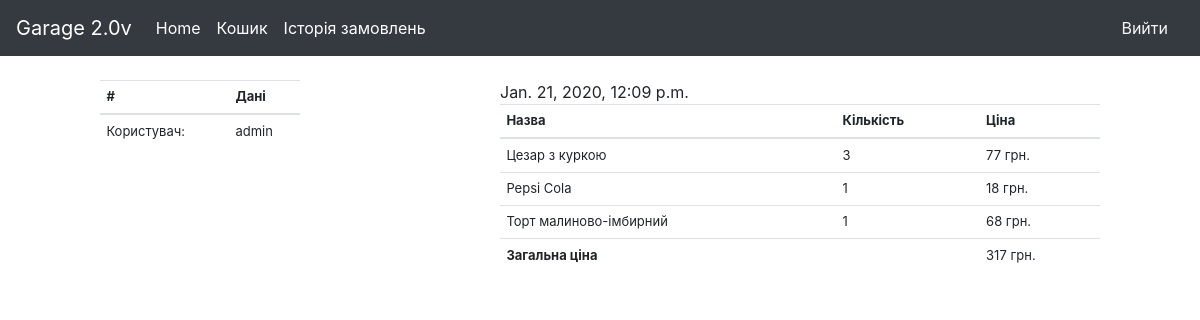
The app's page /order_history (signed in) with its own data.
### myapp/models.py (models this page shows, shortened)
class Order(models.Model):
    class Meta:
        db_table = "orders"
    ORDERED = 1
    PROCESSING = 2
    status_choice = ((ORDERED, "Підтверджено"),
                     (PROCESSING, "B обробці"),)
    user = models.ForeignKey(User, on_delete=models.CASCADE, related_name="order")
    data_create = models.DateTimeField(auto_now_add=True)
    status = models.IntegerField(choices=status_choice, default=PROCESSING)
    total_price = models.IntegerField()

class OrderItem(models.Model):
    class Meta:
        db_table = "order_items"
    order = models.ForeignKey(Order, on_delete=models.CASCADE, related_name="order_item")
    dish = models.ForeignKey(Dish, on_delete=models.CASCADE, related_name="order_item")
    qty = models.IntegerField()
    def __str__(self):
        return "{}".format(self.dish)

class Dish(models.Model):
    class Meta:
        db_table = "dishes"
    category = models.ForeignKey("Category", on_delete=models.CASCADE, null=False, blank=False,
                                 related_name="items")
    name = models.CharField(max_length=50, null=False)
    description = models.CharField(max_length=50)
    price = models.IntegerField(null=False)
    def __str__(self):
        return self.name

### myapp/views.py (the view)
# urls.py: path('order_history', order_history, name='order_history')
def order_history(request):
    orders = Order.objects.filter(user=request.user, status=Order.ORDERED).all()
    return render(request, 'myapp/order_history.html', {'orders': orders})

### myapp/models.py (called while the page is built)
    @property
    def get_cart(self):
        cart, _ = Cart.objects.get_or_create(user=self.user, data_create=date.today())
        return cart

### myapp/views.py (called while the page is built)
def cart_active(request):
    cart_active = request.user.profile.get_cart.active
    return {'cart_active': cart_active}

### myapp/templates/myapp/order_history.html
{% extends 'base.html' %}
{% block content %}
    <div id="container">
        <div id="nav">
            <table class="table">
                <thead>
                <th scope="col">#</th>
                <th scope="col">Дані</th>
                </thead>
                <tbody>
                <tr>
                    <td>Користувач:</td>
                    <td>{{ request.user }} </td>
                </tr>
                </tbody>
            </table>
        </div>
        <div id="aside">
        {% for order in orders %}
            <table class="table">
                <thead>
                <tr>
                    <div>{{ order.data_create }}</div>
                    <th scope="col">Назва</th>
                    <th scope="col">Кількість</th>
                    <th scope="col">Ціна</th>
                </tr>
                </thead>
                <tbody>
                {% for item in order.order_item.all %}
                    <tr>
                        <td>{{ item }}</td>
                        <td>{{ item.qty }}</td>
                        <td>{{ item.dish.price }} грн.</td>
                    </tr>
                {% endfor %}
                <tr>
                    <td colspan="2"><strong>Загальна ціна</strong></td>
                    <td>{{ order.total_price }} грн.</td>
                </tr>
                </tbody>
            </table>
        {% endfor %}
        </div>
    </div>
{% endblock %}

### myapp/static/css/order.css (style rules this page uses)
#container { width: 1000px; margin: 0 auto; }
#nav { width: 200px; float: left; }
#aside { width: 600px; float: right; }
.table td, .table th { padding: .40rem;!important; font-size: small; }

### records on screen
Order: data_create "Jan. 21, 2020, 12:09 p.m.", total_price "317"
OrderItem: dish.name "Цезар з куркою", qty "3", dish.price "77"
OrderItem: dish.name "Pepsi Cola", qty "1", dish.price "18"
OrderItem: dish.name "Торт малиново-імбирний", qty "1", dish.price "68"

### other values on screen
{{ request.user }} "admin"
